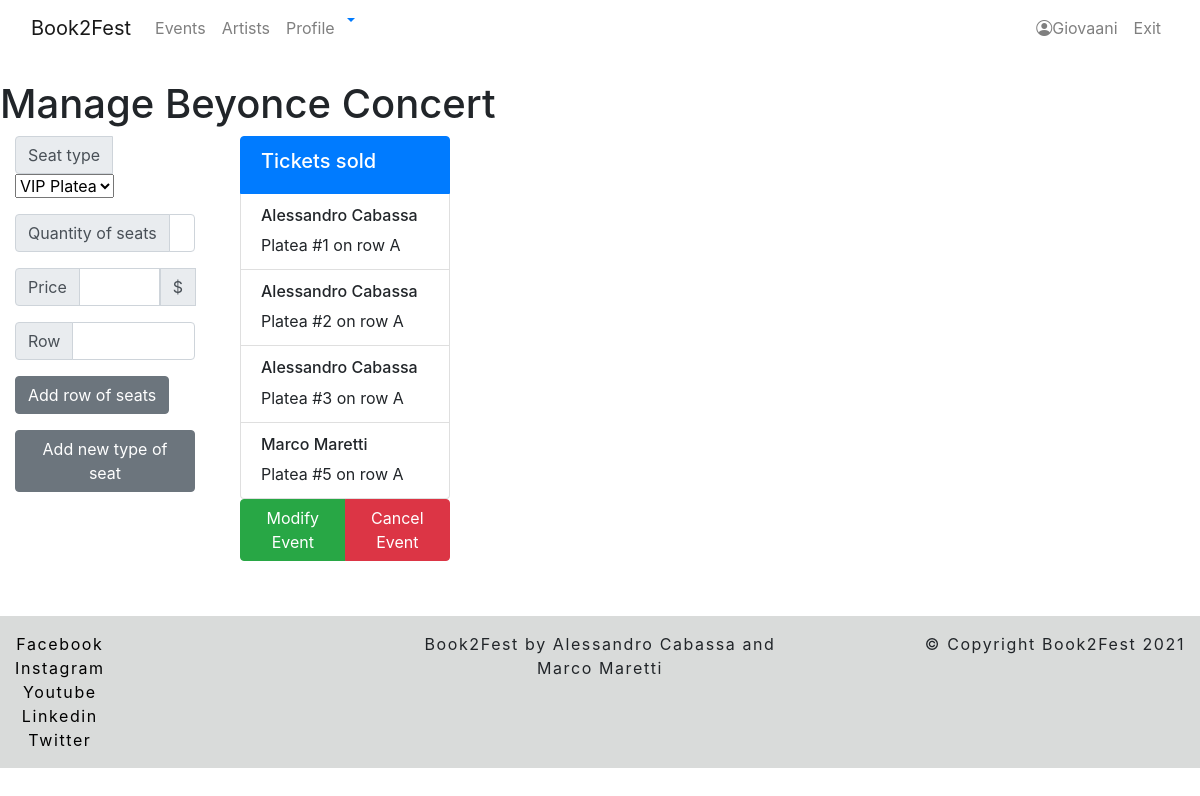
The app's page /book2fest/event/4/manage-seat (signed in) with its own data.
### book2fest/models.py (models this page shows, shortened)
class EventProfile(models.Model):
    user = models.ForeignKey(OrganizerProfile, related_name='event_user', on_delete=models.CASCADE)
    event_name = models.CharField(max_length=60)
    brief_description = models.TextField()
    description = models.TextField()
    artist_list = models.ManyToManyField(Artist)
    city = models.CharField(max_length=32)
    province = models.CharField(max_length=2)
    cap = models.CharField(max_length=5)
    country = models.CharField(max_length=32)
    address = models.CharField(max_length=32)
    how_to_reach = models.CharField(max_length=300)
    max_capacity = models.IntegerField()
    seats_available = models.IntegerField(default=None, blank=True, null=True)
    avg_rating = models.FloatField(default=None, blank=True, null=True)
    event_start = models.DateTimeField()
    event_end = models.DateTimeField()
    services = models.ManyToManyField(Service)# An event has many services, a service can be offered by many events (m to n)
    cancelled = models.BooleanField(default=False)

class Ticket(models.Model):
    seat = models.OneToOneField(Seat, related_name='ticket_seat', on_delete=models.CASCADE)
    user = models.ForeignKey(UserProfile, related_name="ticket_user", on_delete=models.CASCADE)
    delivery = models.ForeignKey(Delivery, related_name='ticket_delivery', on_delete=models.CASCADE)

class UserProfile(models.Model):
    user = models.OneToOneField(User, related_name='user_profile', on_delete=models.CASCADE)

class Seat(models.Model):   #TODO: i seats servono per tutti gli eventi?
    event = models.ForeignKey(EventProfile, related_name='seat_event', on_delete=models.CASCADE)
    name = models.CharField(max_length=32)
    row = models.CharField(max_length=1, blank=True)
    number = models.CharField(max_length=4, blank=True)
    price = models.FloatField()
    available = models.BooleanField(default=True)
    seat_type = models.ForeignKey(SeatType, related_name='seat_type', on_delete=models.CASCADE)

class SeatType(models.Model):
    name = models.CharField(max_length=32)

### book2fest/views.py (the view, shortened to what this page needs)
# urls.py: path('event/<int:pk>/manage-seat', ManageSeat.as_view(), name='manage-seat' ),
class ManageSeat(LoginRequiredMixin, OrganizerRequiredMixin, View):
    event_profile = None
    event_id = None
    def dispatch(self, request, *args, **kwargs):
        self.event_id = kwargs.get('pk')
        try:
            self.event_profile = EventProfile.objects.get(pk=self.event_id)
        except ObjectDoesNotExist:
            return redirect('homepage')  # TODO redirect to another page maybe
        return super(ManageSeat, self).dispatch(request, *args, **kwargs)
    def get(self, request, **kwargs):
        if self.profile == self.event_profile.user:
            seat_types = SeatType.objects.all()
            event_seats = Seat.objects.all().filter(event=self.event_profile)
            event_tickets = Ticket.objects.all().filter(seat__in=event_seats).order_by('seat__row','seat__number')
            context = {'event': self.event_profile, 'seat_types': seat_types, 'tickets':event_tickets}
            return render(request, 'book2fest/seat/create.html', context)
        else:
            return redirect('homepage') #TODO redirect to another page maybe

### book2fest/mixin.py (called while the page is built)
    def dispatch(self, request, *args, **kwargs):
        try:
            self.profile = OrganizerProfile.objects.get(user=request.user)
            return super().dispatch(request, *args, **kwargs)
        except ObjectDoesNotExist:
            messages.error(request, "You have no authorization to access this page." )
            return redirect('book2fest:user-profile')

### book2fest/templates/book2fest/seat/create.html (shortened to what this page needs)
{% extends 'base.html' %}
{% load crispy_forms_tags %}
{% block content %}
    <h1>Manage {{event.event_name}}</h1>
    {% if event.cancelled %}
        <h6> Event got cancelled </h6>
    {% else %}
        <main class="content">
            <div class="row row-cols-12 justify-content-center" style="width: 30rem;">
                <div class="col-6">
                    <form action="{% url 'book2fest:manage-seat' event.pk %}" method="POST" enctype="multipart/form-data">
                        <div class="col">
                            <div class="input-group mb-3">
                                <div class="input-group-prepend">
                                    <span class="input-group-text">Seat type</span>
                                </div>
                                <select class="form-select" name="seat_type" id="seat_type" aria-label="Default select example">
                                    {% for type in seat_types %}
                                        <option value="{{type.pk}}" selected> {{type.name}}</option>
                                    {% endfor %}
                                </select>
                            </div>
                            <div class="input-group mb-3">
                                <div class="input-group-prepend">
                                    <span class="input-group-text">Quantity of seats</span>
                                </div>
                                <input type="text" name="quantity"  class="form-control" id="quantity" value="" required>
                            </div>
                            <div class="input-group mb-3">
                                <div class="input-group-prepend">
                                    <span class="input-group-text">Price</span>
                                </div>
                                <input type="text" name="price" id="'price" class="form-control" aria-label="Amount (to the nearest dollar)" required>
                                <div class="input-group-prepend">
                                    <span class="input-group-text">$</span>
                                </div>
                            </div>
                            <div class="input-group mb-3">
                                <div class="input-group-prepend">
                                    <span class="input-group-text">Row</span>
                                </div>
                                <input type="text" name="row" id="row" class="form-control" aria-label="Amount (to the nearest dollar)" required>
                            </div>
                            <div class="input-group mb-3">
                                <button type="submit" class="btn btn-secondary">Add row of seats</button>
                            </div>
                        </div>
                    </form>
                    <div class="col">
                        <div class="input-group mb-3">
                            <a href="{% url 'book2fest:seat-type-create' %}" class="btn btn-secondary">Add new type of seat</a>
                        </div>
                    </div>
                </div>
                <div class="col-6" style="height: 30rem; overflow: scroll">
                    <ol class="list-group list-group-numbered" >
                        <li class="list-group-item d-flex justify-content-between align-items-start active">
                            <div class="ms-2 me-auto">
                                <div class="fw-bold"><h5>Tickets sold</h5></div>
                            </div>
                        </li>
                        {% for ticket in tickets %}
                            <li class="list-group-item d-flex justify-content-between align-items-start">
                                <div class="ms-2 me-auto">
                                    <div class="fw-bold"><h6>{{ ticket.user.user.first_name }} {{ ticket.user.user.last_name }}</h6></div>
                                    {{ ticket.seat.seat_type.name }} #{{ ticket.seat.number}} on row {{ ticket.seat.row }}
                                </div>
                            </li>
                        {% endfor %}
                    </ol>
                    <div class="btn-group">
                        <a href="{% url 'book2fest:event-update' event.pk %}" class="btn btn-success" aria-current="page">Modify Event</a>
                        <a href="{% url 'book2fest:event-cancel'  event.pk %}" class="btn btn-danger">Cancel Event </a>
                    </div>
                </div>
            </div>
        </main>
    {% endif %}
{% endblock %}

### templates/navbar.html (shortened to what this page needs)
{% load notifications_tags %}
<header>
    <nav class="navbar navbar-expand-md navbar-light bg-white fixed-top">
        <div class="container-fluid">
            <a class="navbar-brand" href="{% url 'homepage' %}">Book2Fest</a>
            <div class="collapse navbar-collapse justify-content-between " id="navbarCollapse">
                <ul class="navbar-nav me-auto mb-2 mb-md-0 ">
                    <li class="nav-item">
                        <a class="nav-link" aria-current="page" href="{% url 'book2fest:event-list' %}">Events</a>
                    </li>
                    <li class="nav-item">
                        <a class="nav-link" href="{% url 'book2fest:artist-list' %}">Artists</a>
                    </li>
                    <li class="nav-item">
                        <a class="nav-link" href="{% url 'book2fest:user-profile' %}">Profile</a>
                    </li>
                    <li class="dropdown">
                        <a href="#" class="dropdown-toggle" data-toggle="dropdown">
                        </a>
                    </li>
                </ul>
                <ul class="navbar-nav">
                    <li class="nav-item">
                        {% if not user.is_authenticated %}
                            <ul class="navbar-nav me-auto mb-2 mb-md-0 ">
                                <li class="nav-item">
                                    <a class="nav-link" href="{% url 'login' %}">Log in</a>
                                </li>
                                <li>
                                    <a class="nav-link" href="{% url 'user-create' %}">Register</a>
                                </li>
                            </ul>
                        {% else %}
                            <ul class="navbar-nav me-auto mb-2 mb-md-0 ">
                                <li class="nav-item">
                            <a class="nav-link" href="{% url 'book2fest:user-profile' %}"><i class="bi bi-person-circle"></i>{{ user.username }}</a>
                                </li>
                                <li>
                                    <a class="nav-link" href="{% url 'logout' %}">Exit</a>
                                </li>
                            </ul>
                        {% endif %}
                    </li>
                </ul>
            </div>
        </div>
    </nav>
</header>

### static/css/main.css (style rules this page uses)
body { margin-top: 5rem; overflow-x: hidden; }

### records on screen
EventProfile: event_name "Beyonce Concert"
Ticket: user.user.first_name "Alessandro", user.user.last_name "Cabassa", seat.seat_type.name "Platea", seat.number "1", seat.row "A"
Ticket: user.user.first_name "Alessandro", user.user.last_name "Cabassa", seat.seat_type.name "Platea", seat.number "2", seat.row "A"
Ticket: user.user.first_name "Alessandro", user.user.last_name "Cabassa", seat.seat_type.name "Platea", seat.number "3", seat.row "A"
Ticket: user.user.first_name "Marco", user.user.last_name "Maretti", seat.seat_type.name "Platea", seat.number "5", seat.row "A"

### other values on screen
{{ user.username }} "Giovaani"
form field seat_type "VIP Platea"
